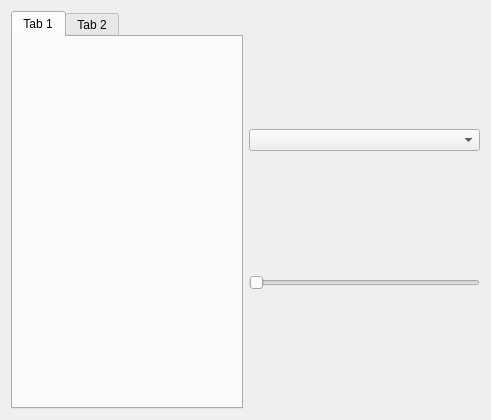
<?xml version="1.0" encoding="UTF-8"?>
<ui version="4.0">
 <class>Dialog</class>
 <widget class="QDialog" name="Dialog">
  <property name="geometry">
   <rect>
    <x>0</x>
    <y>0</y>
    <width>491</width>
    <height>420</height>
   </rect>
  </property>
  <property name="windowTitle">
   <string>Dialog</string>
  </property>
  <layout class="QHBoxLayout" name="horizontalLayout">
   <item>
    <widget class="QTabWidget" name="tabWidget">
     <property name="currentIndex">
      <number>0</number>
     </property>
     <widget class="QWidget" name="tab">
      <attribute name="title">
       <string>Tab 1</string>
      </attribute>
     </widget>
     <widget class="QWidget" name="tab_2">
      <attribute name="title">
       <string>Tab 2</string>
      </attribute>
     </widget>
    </widget>
   </item>
   <item>
    <layout class="QVBoxLayout" name="verticalLayout">
     <item>
      <widget class="QComboBox" name="comboBox"/>
     </item>
     <item>
      <widget class="QSlider" name="horizontalSlider">
       <property name="orientation">
        <enum>Qt::Horizontal</enum>
       </property>
      </widget>
     </item>
    </layout>
   </item>
  </layout>
 </widget>
 <resources/>
 <connections/>
</ui>
